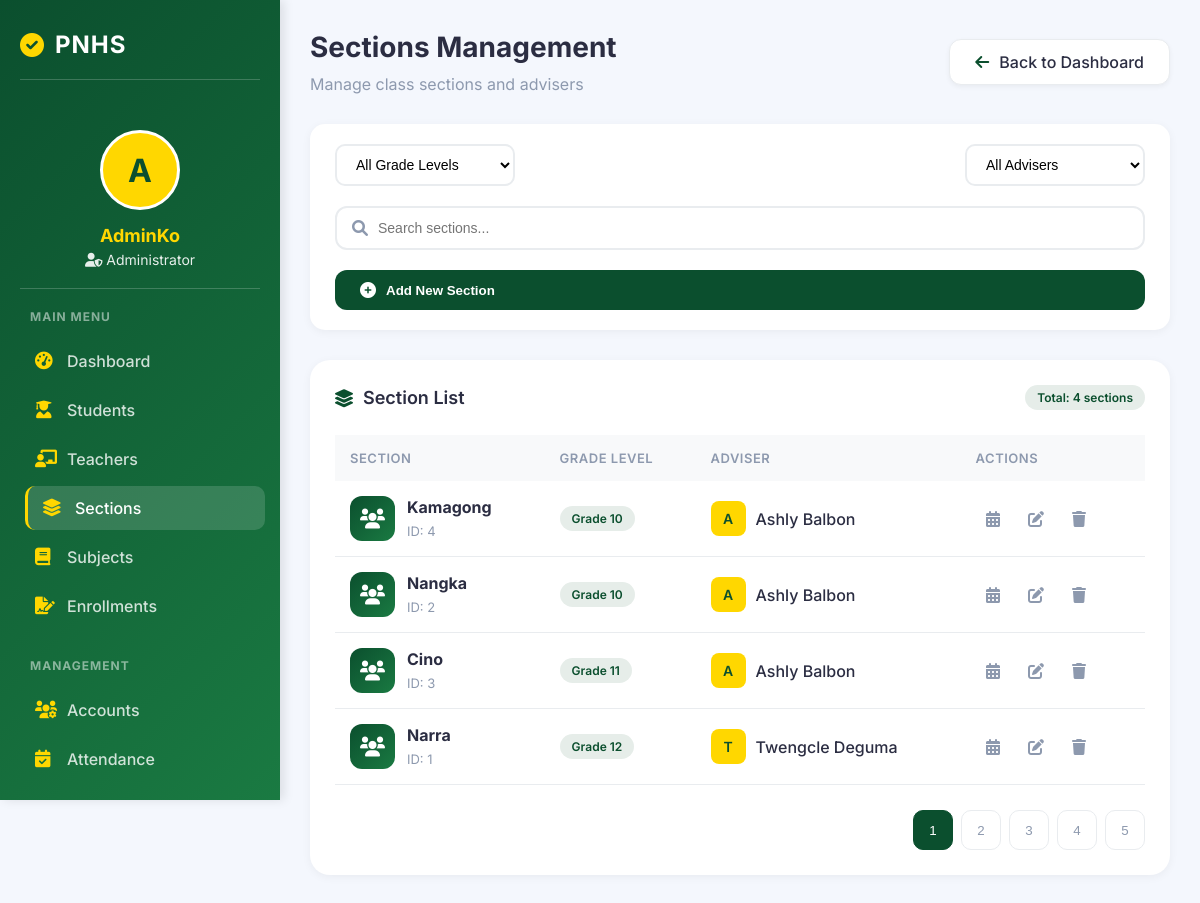
/admin/sections.php (signed in), run on the app's committed database.
### tables this page shows
CREATE TABLE `sections` (
  `id` int(11) NOT NULL,
  `section_name` varchar(50) DEFAULT NULL,
  `grade_id` int(11) DEFAULT NULL,
  `adviser_id` int(11) DEFAULT NULL
);

CREATE TABLE `grade_levels` (
  `id` int(11) NOT NULL,
  `grade_name` varchar(20) DEFAULT NULL
);

CREATE TABLE `users` (
  `id` int(11) NOT NULL,
  `id_number` varchar(50) DEFAULT NULL,
  `fullname` varchar(100) DEFAULT NULL,
  `email` varchar(100) DEFAULT NULL,
  `password` varchar(255) DEFAULT NULL,
  `is_approved` tinyint(1) DEFAULT 0,
  `role` enum('Admin','Registrar','Teacher','Student') DEFAULT NULL,
  `created_at` timestamp NOT NULL DEFAULT current_timestamp()
);

### admin/sections.php (the view, shortened to what this page needs)
<?php
include("../config/database.php");
$admin_name = $_SESSION['user']['fullname'];
$sections = $conn->query("
    SELECT s.id, s.section_name, g.grade_name, u.fullname as adviser, u.id as adviser_id
    FROM sections s
    LEFT JOIN grade_levels g ON s.grade_id = g.id
    LEFT JOIN users u ON s.adviser_id = u.id
    ORDER BY g.id, s.section_name
");
?>
<!DOCTYPE html>
<html lang="en">
<head>
    <link rel="stylesheet" href="https://cdnjs.cloudflare.com/ajax/libs/font-awesome/6.0.0/css/all.min.css">
</head>
<body>
    <div class="app-container">
        <div class="sidebar">
            <h2>
                <i class="fas fa-check-circle"></i>
                <span>PNHS</span>
            </h2>
            <div class="admin-info">
                <div class="admin-avatar">
                    <?php echo strtoupper(substr($admin_name, 0, 1)); ?>
                </div>
                <h3><?php echo htmlspecialchars(explode(' ', $admin_name)[0]); ?></h3>
                <p><i class="fas fa-user-shield"></i> Administrator</p>
            </div>
            <div class="menu-section">
                <h3>MAIN MENU</h3>
                <ul class="menu-items">
                    <li><a href="dashboard.php"><i class="fas fa-tachometer-alt"></i> <span>Dashboard</span></a></li>
                    <li><a href="students.php"><i class="fas fa-user-graduate"></i> <span>Students</span></a></li>
                    <li><a href="teachers.php"><i class="fas fa-chalkboard-teacher"></i> <span>Teachers</span></a></li>
                    <li><a href="sections.php" class="active"><i class="fas fa-layer-group"></i> <span>Sections</span></a></li>
                    <li><a href="subjects.php"><i class="fas fa-book"></i> <span>Subjects</span></a></li>
                    <li><a href="enrollments.php"><i class="fas fa-file-signature"></i> <span>Enrollments</span></a></li>
                </ul>
            </div>
            <div class="menu-section">
                <h3>MANAGEMENT</h3>
                <ul class="menu-items">
                    <li><a href="manage_accounts.php"><i class="fas fa-users-cog"></i> <span>Accounts</span></a></li>
                    <li><a href="attendance.php"><i class="fas fa-calendar-check"></i> <span>Attendance</span></a></li>
                </ul>
            </div>
        </div>
        <div class="main-content">
            <div class="dashboard-header">
                <div class="header-left">
                    <h1>Sections Management</h1>
                    <p>Manage class sections and advisers</p>
                </div>
                <a href="dashboard.php" class="back-btn">
                    <i class="fas fa-arrow-left"></i> Back to Dashboard
                </a>
            </div>
            <div class="actions-bar">
                <div class="filter-group">
                    <select class="filter-select" id="gradeFilter">
                        <option value="">All Grade Levels</option>
                    </select>
                    <select class="filter-select" id="adviserFilter">
                        <option value="">All Advisers</option>
                    </select>
                </div>
                <div class="search-box">
                    <i class="fas fa-search"></i>
                    <input type="text" id="searchInput" placeholder="Search sections...">
                </div>
                <button class="btn-add" onclick="openAddModal()">
                    <i class="fas fa-plus-circle"></i> Add New Section
                </button>
            </div>
            <div class="table-card">
                <div class="table-header">
                    <h3><i class="fas fa-layer-group"></i> Section List</h3>
                    <span class="grade-badge">Total: <?php echo $sections->num_rows; ?> sections</span>
                </div>
                <div class="table-container">
                    <table class="sections-table" id="sectionsTable">
                        <thead>
                            <tr>
                                <th>Section</th>
                                <th>Grade Level</th>
                                <th>Adviser</th>
                                <th>Actions</th>
                            </tr>
                        </thead>
                        <tbody>
                            <?php if($sections && $sections->num_rows > 0): ?>
                                <?php while($sec = $sections->fetch_assoc()): ?>
                                    <tr>
                                        <td>
                                            <div class="section-info">
                                                <div class="section-icon">
                                                    <i class="fas fa-users"></i>
                                                </div>
                                                <div class="section-details">
                                                    <h4><?php echo htmlspecialchars($sec['section_name']); ?></h4>
                                                    <span>ID: <?php echo $sec['id']; ?></span>
                                                </div>
                                            </div>
                                        </td>
                                        <td>
                                            <span class="grade-badge">
                                                <?php echo htmlspecialchars($sec['grade_name'] ?? 'N/A'); ?>
                                            </span>
                                        </td>
                                        <td>
                                            <?php if($sec['adviser']): ?>
                                                <div class="adviser-info">
                                                    <div class="adviser-avatar">
                                                        <?php echo strtoupper(substr($sec['adviser'], 0, 1)); ?>
                                                    </div>
                                                    <span class="adviser-name"><?php echo htmlspecialchars($sec['adviser']); ?></span>
                                                </div>
                                            <?php else: ?>
                                                <span class="no-adviser">Not Assigned</span>
                                            <?php endif; ?>
                                        </td>
                                        <td>
                                            <div class="action-btns">
                                                <a href="create_schedule.php?section_id=<?php echo $sec['id']; ?>" class="btn-icon btn-schedule" title="Manage Schedule">
                                                    <i class="fas fa-calendar-alt"></i>
                                                </a>
                                                <a href="#" class="btn-icon btn-edit" onclick="openEditModal(<?php echo $sec['id']; ?>)" title="Edit Section">
                                                    <i class="fas fa-edit"></i>
                                                </a>
                                                <a href="?delete=<?php echo $sec['id']; ?>" class="btn-icon btn-delete"
                                                   onclick="return confirm('Are you sure you want to delete this section?')" title="Delete Section">
                                                    <i class="fas fa-trash"></i>
                                                </a>
                                            </div>
                                        </td>
                                    </tr>
                                <?php endwhile; ?>
                            <?php endif; ?>
                        </tbody>
                    </table>
                </div>
                <div class="pagination">
                    <button class="page-btn active">1</button>
                    <button class="page-btn">2</button>
                    <button class="page-btn">3</button>
                    <button class="page-btn">4</button>
                    <button class="page-btn">5</button>
                </div>
            </div>
        </div>
    </div>
</body>
</html>

### data on the page
sections: section_name "Kamagong", id "4", grade.grade_name "Grade 10", adviser.fullname "A", adviser.fullname "Ashly Balbon"
sections: section_name "Nangka", id "2", grade.grade_name "Grade 10", adviser.fullname "A", adviser.fullname "Ashly Balbon"
sections: section_name "Cino", id "3", grade.grade_name "Grade 11", adviser.fullname "A", adviser.fullname "Ashly Balbon"
sections: section_name "Narra", id "1", grade.grade_name "Grade 12", adviser.fullname "T", adviser.fullname "Twengcle Deguma"

### other printed values
substr($admin_name, 0, 1) "A"
explode(' ', $admin_name)[0] "AdminKo"
$sections->num_rows "4"
